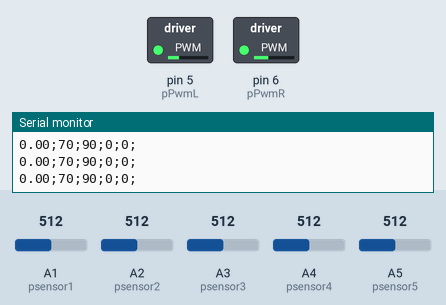
Simulated run of this sketch. Board: Arduino Uno, built with avr-gcc and run on an emulated ATmega328P. Parts: switched loads named in the sketch (green lamp = pin HIGH), the last lines printed to the serial monitor. Inputs (shaded band) come from the test bench; at power-on: A1 (psensor1) = 512, A2 (psensor2) = 512, A3 (psensor3) = 512, A4 (psensor4) = 512, A5 (psensor5) = 512.

Above: at 1.2 s.
1.3 s: A1 (psensor1) set to 486
At 2.5 s:
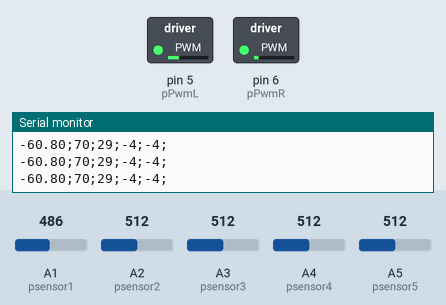
2.8 s: A2 (psensor2) set to 306
At 3.4 s:
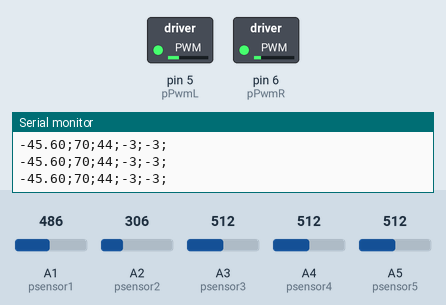
4.3 s: A1 (psensor1) set to 716
At 4.7 s:
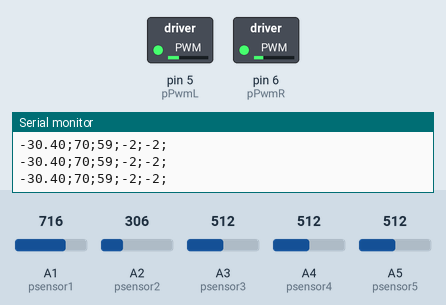
5.8 s: A3 (psensor3) set to 306
At 6.8 s:
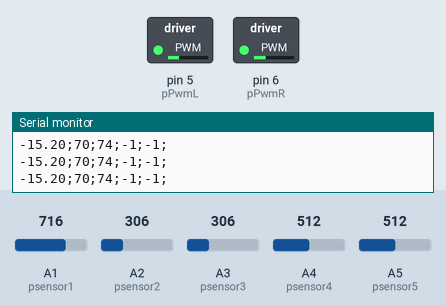
7.3 s: A3 (psensor3) set to 716
At 7.7 s:
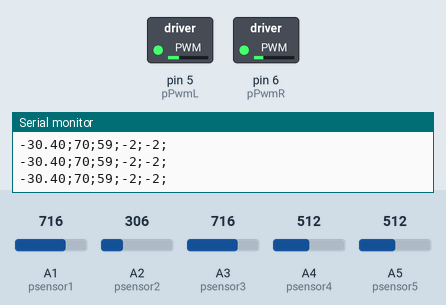
8.8 s: A3 (psensor3) set to 80
At 9.1 s:
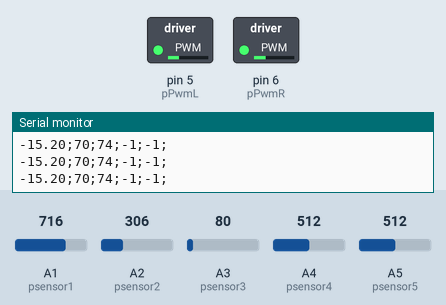
Timing chart, 0 to 11.3 s (numbered marks = the images above; inputs shaded):
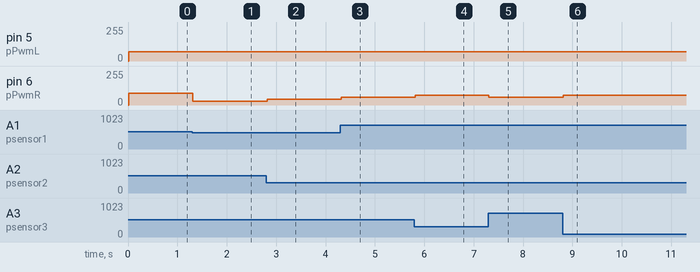

The sketch:

tayo.ino
```cpp
//-------------------------------------------SETTING
#define sensitifity_sensor  0.5 //0.1 -- 0.9 high more sensitif depend on light
#define kecepatan  75


//-------------------------------------------MOTOR

#define pPwmL 5
#define pPwmR 6

int speedka, speedki;

void setup()
{

  Serial.begin(115200);
  pinMode(pPwmL, OUTPUT);
  pinMode(pPwmR, OUTPUT);
  motorLR(0, 0);
  hitung_treshold_sensor();

  //DEBUG MOTOR
  //    while(1){
  //      motorLR(70,90);  //lurus beda 20;
  //      }

  //DEBUG SENSOR
  //  while (1) {
  //    baca_garis();
  //    //baca_sensor();
  //    print_sensor();
  //  }


}


void loop()
{
  jalan();
}

char error;
char lastError;
void jalan()
{

  unsigned char dsensor = baca_garis();

  //dsensor = ~dsensor;
  switch (dsensor)
  {
    case 0b01111: error = 4;   break;
    case 0b00111: error = 3;   break;
    case 0b10111: error = 2;   break;
    case 0b10011: error = 1;   break;
    case 0b11011: error = 0;   break;
    case 0b11001: error = -1;   break;
    case 0b11101: error = -2;  break;
    case 0b11100: error = -3;  break;
    case 0b11110: error = -4;  break;

    case 0b01110: error = 10;  break;
    case 0b00100: error = 10;  break;
    case 0b00000: error = 10;  break;
    //    case 0b01111110: error = 10;  break;
    //    case 0b00000000: error = 10;  break;
    //    case 0b10000001: error = 10;  break;
    //    case 0b11000011: error = 10;  break;
    default : error = lastError; break; //mengetahui terakhir kena sensor kanan apa kiri
  }


  float kp = 15;
  float ki = 0.1;
  float kd = 0.2;
  float pid = kp * error + ki * (error + lastError) + kd * (error - lastError);
  unsigned char maxSpeed = 90;
  unsigned char speedL = maxSpeed - 20; //beda kecepatan motor
  unsigned char speedR = maxSpeed;

  if (error > 5)
  {
    speedL = speedL;
    speedR = speedR;
  }
  else
  {
    if (error > 0)
      speedL = maxSpeed - pid;
    else
      speedR = maxSpeed + pid;
  }


  motorLR(speedL, speedR);


  //DEBUG
  Serial.print(pid); Serial.print(";");
  Serial.print(speedL); Serial.print(";");
  Serial.print(speedR); Serial.print(";");
  Serial.print(error, DEC); Serial.print(";");
  Serial.print(lastError, DEC); Serial.print(";");
  Serial.println();

  lastError = error;


}
```

i_sensor.ino
```cpp
#define psensor1 A1
#define psensor2 A2
#define psensor3 A3
#define psensor4 A4
#define psensor5 A5

#define nsensor 5
int sensor[nsensor];
float threshold[nsensor];
int data_hitam[nsensor] = {0, 0, 0, 0, 0};
int data_putih[nsensor] = {994, 992, 994, 994, 995};


void hitung_treshold_sensor()
{
  for (int i = 0; i < nsensor; i++)
  {
    threshold[i] = data_hitam[i] - ((data_hitam[i] - data_putih[i]) * sensitifity_sensor); //0.0 - 1.0 makin besar makin sensitif
  }
}

void baca_sensor()
{
  sensor[0] = analogRead(psensor1); delay(2);
  sensor[1] = analogRead(psensor2); delay(2);
  sensor[2] = analogRead(psensor3); delay(2);
  sensor[3] = analogRead(psensor4); delay(2);
  sensor[4] = analogRead(psensor5); delay(2);

}

void print_sensor()
{
  for (int i = 0; i < nsensor; i++)
  {
    Serial.print(sensor[i]);
    Serial.print("-");
  }
  Serial.println("");
}


String inputString = "";

unsigned char baca_garis()
{
  baca_sensor();
  for (unsigned char i = 0; i < nsensor; i++)
  {
    if (sensor[i] > threshold[i])
      sensor[i] = 1;
    else
      sensor[i] = 0;
  }
  unsigned char dsensor = (sensor[0] * 1) + (sensor[1] * 2) + (sensor[2] * 4) + (sensor[3] * 8) + (sensor[4] * 16);
  return dsensor;
}
```

o_motor.ino
```cpp
void motorLR(unsigned char speedL, unsigned char speedR)
{
  analogWrite(pPwmL, speedL);
  analogWrite(pPwmR, speedR);
}
```

Measured:
- the behaviour switches between 498 and 497 on A1 (psensor1) (found by bisection; images 0 and 1)
- after the input at 1.3 s, pin 6 (pPwmR): 90/255 → 29/255 at once
- after the input at 2.8 s, pin 6 (pPwmR): 29/255 → 44/255 at once
- after the input at 4.3 s, pin 6 (pPwmR): 44/255 → 59/255 at once
- after the input at 5.8 s, pin 6 (pPwmR): 59/255 → 74/255 at once
- after the input at 7.3 s, pin 6 (pPwmR): 74/255 → 59/255 at once
- after the input at 8.8 s, pin 6 (pPwmR): 59/255 → 74/255 at once
